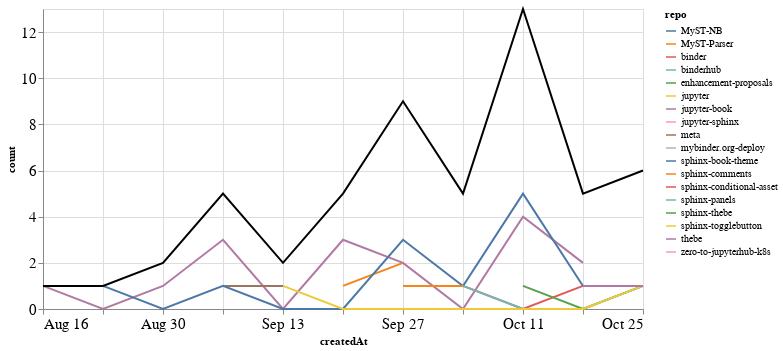

The cell this chart's notebook holds for it:
### Markdown cell above
## PRs

### Code cell
prs_time = prs.groupby('repo').resample('W', on='createdAt').count()['author'].reset_index()
prs_time = prs_time.rename(columns={'author': 'count'})
prs_time_total = prs_time.groupby('createdAt').agg({"count": "sum"}).reset_index()

ch1 = alt.Chart(prs_time, width=600).mark_line().encode(
    x='createdAt',
    y='count',
    color='repo',
    tooltip="repo"
)

ch2 = alt.Chart(prs_time_total, width=600).mark_line(color="black").encode(
    x='createdAt',
    y='count',
)

ch1 + ch2

### Figure 1 — Vega-Lite specification as saved in the notebook (floating-point values rounded to 4 significant figures)
{"config": {"axisLeft": {"labelFontSize": 15}, "axisBottom": {"labelFontSize": 15}}, "layer": [{"data": {"name": "data-6b632e29fb8bac3842cdbfb06d9e4bd4"}, "mark": "line", "encoding": {"color": {"type": "nominal", "field": "repo"}, "tooltip": {"type": "nominal", "field": "repo"}, "x": {"type": "temporal", "field": "createdAt"}, "y": {"type": "quantitative", "field": "count"}}, "width": 600}, {"data": {"name": "data-919d3e5020c056a0f3c038f683eaa3dd"}, "mark": {"type": "line", "color": "black"}, "encoding": {"x": {"type": "temporal", "field": "createdAt"}, "y": {"type": "quantitative", "field": "count"}}, "width": 600}], "$schema": "https://vega.github.io/schema/vega-lite/v4.8.1.json", "datasets": {"data-6b632e29fb8bac3842cdbfb06d9e4bd4": [{"repo": "MyST-NB", "createdAt": "2020-10-11T00:00:00", "count": 1}, {"repo": "MyST-Parser", "createdAt": "2020-09-20T00:00:00", "count": 1}, {"repo": "MyST-Parser", "createdAt": "2020-09-27T00:00:00", "count": 2}, {"repo": "binder", "createdAt": "2020-10-04T00:00:00", "count": 1}, {"repo": "binder", "createdAt": "2020-10-11T00:00:00", "count": 0}, {"repo": "binder", "createdAt": "2020-10-18T00:00:00", "count": 1}, {"repo": "binderhub", "createdAt": "2020-10-04T00:00:00", "count": 1}, {"repo": "enhancement-proposals", "createdAt": "2020-08-30T00:00:00", "count": 1}, {"repo": "jupyter", "createdAt": "2020-09-20T00:00:00", "count": 1}, {"repo": "jupyter-book", "createdAt": "2020-08-16T00:00:00", "count": 1}, {"repo": "jupyter-book", "createdAt": "2020-08-23T00:00:00", "count": 0}, {"repo": "jupyter-book", "createdAt": "2020-08-30T00:00:00", "count": 1}, {"repo": "jupyter-book", "createdAt": "2020-09-06T00:00:00", "count": 3}, {"repo": "jupyter-book", "createdAt": "2020-09-13T00:00:00", "count": 0}, {"repo": "jupyter-book", "createdAt": "2020-09-20T00:00:00", "count": 3}, {"repo": "jupyter-book", "createdAt": "2020-09-27T00:00:00", "count": 2}, {"repo": "jupyter-book", "createdAt": "2020-10-04T00:00:00", "count": 0}, {"repo": "jupyter-book", "createdAt": "2020-10-11T00:00:00", "count": 4}, {"repo": "jupyter-book", "createdAt": "2020-10-18T00:00:00", "count": 2}, {"repo": "jupyter-sphinx", "createdAt": "2020-09-27T00:00:00", "count": 1}, {"repo": "meta", "createdAt": "2020-09-06T00:00:00", "count": 1}, {"repo": "meta", "createdAt": "2020-09-13T00:00:00", "count": 1}, {"repo": "mybinder.org-deploy", "createdAt": "2020-10-11T00:00:00", "count": 1}, {"repo": "sphinx-book-theme", "createdAt": "2020-08-23T00:00:00", "count": 1}, {"repo": "sphinx-book-theme", "createdAt": "2020-08-30T00:00:00", "count": 0}, {"repo": "sphinx-book-theme", "createdAt": "2020-09-06T00:00:00", "count": 1}, {"repo": "sphinx-book-theme", "createdAt": "2020-09-13T00:00:00", "count": 0}, {"repo": "sphinx-book-theme", "createdAt": "2020-09-20T00:00:00", "count": 0}, {"repo": "sphinx-book-theme", "createdAt": "2020-09-27T00:00:00", "count": 3}, {"repo": "sphinx-book-theme", "createdAt": "2020-10-04T00:00:00", "count": 1}, {"repo": "sphinx-book-theme", "createdAt": "2020-10-11T00:00:00", "count": 5}, {"repo": "sphinx-book-theme", "createdAt": "2020-10-18T00:00:00", "count": 1}, {"repo": "sphinx-comments", "createdAt": "2020-09-27T00:00:00", "count": 1}, {"repo": "sphinx-comments", "createdAt": "2020-10-04T00:00:00", "count": 1}, {"repo": "sphinx-conditional-asset", "createdAt": "2020-10-25T00:00:00", "count": 2}, {"repo": "sphinx-panels", "createdAt": "2020-10-04T00:00:00", "count": 1}, {"repo": "sphinx-panels", "createdAt": "2020-10-11T00:00:00", "count": 0}, {"repo": "sphinx-panels", "createdAt": "2020-10-18T00:00:00", "count": 0}, {"repo": "sphinx-panels", "createdAt": "2020-10-25T00:00:00", "count": 1}, {"repo": "sphinx-thebe", "createdAt": "2020-10-11T00:00:00", "count": 1}, {"repo": "sphinx-thebe", "createdAt": "2020-10-18T00:00:00", "count": 0}, {"repo": "sphinx-thebe", "createdAt": "2020-10-25T00:00:00", "count": 1}, {"repo": "sphinx-togglebutton", "createdAt": "2020-09-13T00:00:00", "count": 1}, {"repo": "sphinx-togglebutton", "createdAt": "2020-09-20T00:00:00", "count": 0}, {"repo": "sphinx-togglebutton", "createdAt": "2020-09-27T00:00:00", "count": 0}, {"repo": "sphinx-togglebutton", "createdAt": "2020-10-04T00:00:00", "count": 0}, {"repo": "sphinx-togglebutton", "createdAt": "2020-10-11T00:00:00", "count": 0}, {"repo": "sphinx-togglebutton", "createdAt": "2020-10-18T00:00:00", "count": 0}, {"repo": "sphinx-togglebutton", "createdAt": "2020-10-25T00:00:00", "count": 1}, {"repo": "thebe", "createdAt": "2020-10-18T00:00:00", "count": 1}, {"repo": "thebe", "createdAt": "2020-10-25T00:00:00", "count": 1}, {"repo": "zero-to-jupyterhub-k8s", "createdAt": "2020-10-11T00:00:00", "count": 1}], "data-919d3e5020c056a0f3c038f683eaa3dd": [{"createdAt": "2020-08-16T00:00:00", "count": 1}, {"createdAt": "2020-08-23T00:00:00", "count": 1}, {"createdAt": "2020-08-30T00:00:00", "count": 2}, {"createdAt": "2020-09-06T00:00:00", "count": 5}, {"createdAt": "2020-09-13T00:00:00", "count": 2}, {"createdAt": "2020-09-20T00:00:00", "count": 5}, {"createdAt": "2020-09-27T00:00:00", "count": 9}, {"createdAt": "2020-10-04T00:00:00", "count": 5}, {"createdAt": "2020-10-11T00:00:00", "count": 13}, {"createdAt": "2020-10-18T00:00:00", "count": 5}, {"createdAt": "2020-10-25T00:00:00", "count": 6}]}}
